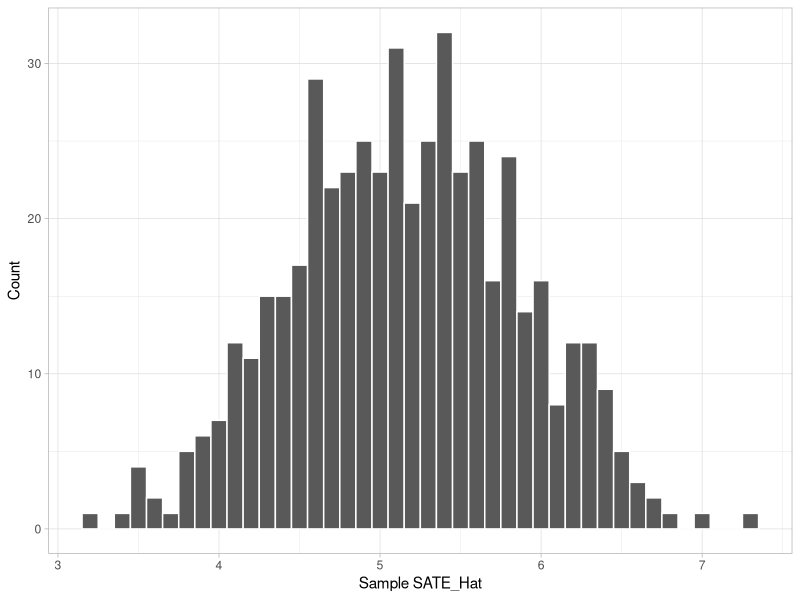
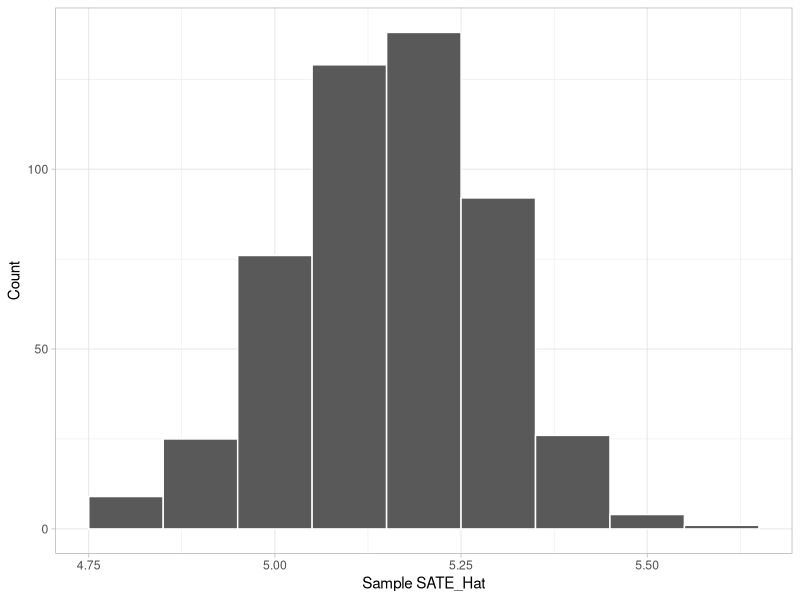

These charts were generated, in order, by the following R code:
## ---- chunk 1
#| echo: false
#| message: false
#| warning: false

library(tidyverse)

theme_set(theme_light())

set.seed(111)

options(scipen=7)

## ---- chunk 2

d <- tibble(row_id = 1:100) |> 
  rowwise() |> 
  mutate(q1 = rnorm(1, 65, 3)) |> 
  mutate(y0 = 10 + (1.1 * q1) + rnorm(1, 0, 1),
         y1 = 10 + (1.1 * q1) + 5 + rnorm(1, 0, 1)) |> 
  ungroup()

treated_d <- d |> # to randomly select 50, instead of using rbinom to pick (which wouldn't be exact), pulling a random sample of 50 to treat is simplepst
  slice_sample(n = 50, replace = FALSE) |> 
  select(row_id) |> 
  mutate(treated = 1)

d <- d |>
  full_join(treated_d, by = join_by(row_id)) |> 
  replace_na(list(treated = 0)) |> 
  mutate(q2 = (y0 * (1 - treated)) + (y1 * treated))

## ---- chunk 3
crosstab <- d |> group_by(treated) |> summarize(q2 = mean(q2), n = n())

crosstab

## ---- chunk 4

d <- d |> 
  mutate(te = y1 - y0) 

true_SATE <- mean(d$te)

## ---- chunk 5

treated_q2 <- d |> 
  filter(treated == 1) |> 
  group_by(treated) |> 
  summarize(mean = mean(q2))

treated_q2 <- treated_q2$mean

untreated_q2 <- d |> 
  filter(treated == 0) |> 
  group_by(treated) |> 
  summarize(mean = mean(q2))

untreated_q2 <- untreated_q2$mean

SATE_hat <- treated_q2 - untreated_q2

## ---- chunk 6

draw_sample <- function(d = d, n = 50) {
  d <- d |> 
    select(row_id, q1, y0, y1)
  
  treated_samp <- d |> 
    slice_sample(n = n, replace = FALSE) |>
    select(row_id) |>
    mutate(treated = 1)
  
  sample_d <- d |>
    full_join(treated_samp, by = join_by(row_id)) |>
    replace_na(list(treated = 0)) |>
    mutate(q2 = (y0 * (1 - treated)) + (y1 * treated))
  
  s_treated_q2 <- sample_d |> 
  filter(treated == 1) |> 
  group_by(treated) |> 
  summarize(mean = mean(q2))

  s_treated_q2 <- s_treated_q2$mean
  
  s_untreated_q2 <- sample_d |> 
    filter(treated == 0) |> 
    group_by(treated) |> 
    summarize(mean = mean(q2))
  
  s_untreated_q2 <- s_untreated_q2$mean
  
  s_SATE_hat <- s_treated_q2 - s_untreated_q2
  
  s_SATE_hat
}

samples_1 <- tibble(sample_id = 1:500) |>
  rowwise() |> 
  mutate(s_SATE_hat = draw_sample(d = d, n = 50))

## ---- chunk 7

ggplot(data = samples_1,
       aes (x = s_SATE_hat)) + 
  geom_histogram(binwidth = .1,
                 color = "white") +
  labs(x = "Sample SATE_Hat",
       y = "Count")

## ---- chunk 8

r1 <- lm(formula = q2 ~ treated, data = d)
r2 <- lm (formula = q2 ~ treated + q1, data = d)

summary(r1)
summary(r2)

## ---- chunk 9

draw_sample_2 <- function(d = d, n = 50) {
  d <- d |> 
    select(row_id, q1, y0, y1)
  
  treated_samp <- d |> 
    slice_sample(n = n, replace = FALSE) |>
    select(row_id) |>
    mutate(treated = 1)
  
  sample_d <- d |>
    full_join(treated_samp, by = join_by(row_id)) |>
    replace_na(list(treated = 0)) |>
    mutate(q2 = (y0 * (1 - treated)) + (y1 * treated))
  
  r3 <- lm(formula = q2 ~ treated + q1, data = sample_d)
  
  r3$coefficients[2]
}

samples_2 <- tibble(sample_id = 1:500) |>
  rowwise() |> 
  mutate(s_SATE_hat = draw_sample_2(d = d, n = 50))

## ---- chunk 10

ggplot(data = samples_2,
       aes (x = s_SATE_hat)) + 
  geom_histogram(binwidth = .1,
                 color = "white") +
  labs(x = "Sample SATE_Hat",
       y = "Count")

